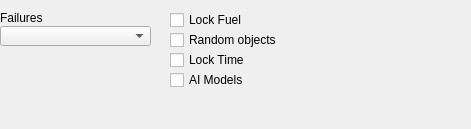
         <widget class="QWidget" name="pageSimulation">
          <property name="geometry">
           <rect>
            <x>0</x>
            <y>0</y>
            <width>471</width>
            <height>129</height>
           </rect>
          </property>
          <attribute name="icon">
           <iconset resource="yaflightresources.qrc">
            <normaloff>:/icons/icons/configure.png</normaloff>:/icons/icons/configure.png</iconset>
          </attribute>
          <attribute name="label">
           <string>Simulation</string>
          </attribute>
          <widget class="QCheckBox" name="ckbAIModels">
           <property name="geometry">
            <rect>
             <x>170</x>
             <y>70</y>
             <width>171</width>
             <height>20</height>
            </rect>
           </property>
           <property name="text">
            <string>AI Models</string>
           </property>
          </widget>
          <widget class="QLabel" name="lblFailures">
           <property name="geometry">
            <rect>
             <x>0</x>
             <y>10</y>
             <width>151</width>
             <height>16</height>
            </rect>
           </property>
           <property name="sizePolicy">
            <sizepolicy hsizetype="Preferred" vsizetype="Preferred">
             <horstretch>0</horstretch>
             <verstretch>0</verstretch>
            </sizepolicy>
           </property>
           <property name="text">
            <string>Failures</string>
           </property>
          </widget>
          <widget class="QCheckBox" name="ckbRandomObjects">
           <property name="geometry">
            <rect>
             <x>170</x>
             <y>30</y>
             <width>181</width>
             <height>20</height>
            </rect>
           </property>
           <property name="text">
            <string>Random objects</string>
           </property>
          </widget>
          <widget class="QComboBox" name="cboFailures">
           <property name="geometry">
            <rect>
             <x>0</x>
             <y>26</y>
             <width>151</width>
             <height>20</height>
            </rect>
           </property>
          </widget>
          <widget class="QCheckBox" name="ckbLockFuel">
           <property name="geometry">
            <rect>
             <x>170</x>
             <y>10</y>
             <width>181</width>
             <height>20</height>
            </rect>
           </property>
           <property name="text">
            <string>Lock Fuel</string>
           </property>
          </widget>
          <widget class="QCheckBox" name="ckbLockTime">
           <property name="geometry">
            <rect>
             <x>170</x>
             <y>50</y>
             <width>171</width>
             <height>20</height>
            </rect>
           </property>
           <property name="text">
            <string>Lock Time</string>
           </property>
          </widget>
         </widget>
